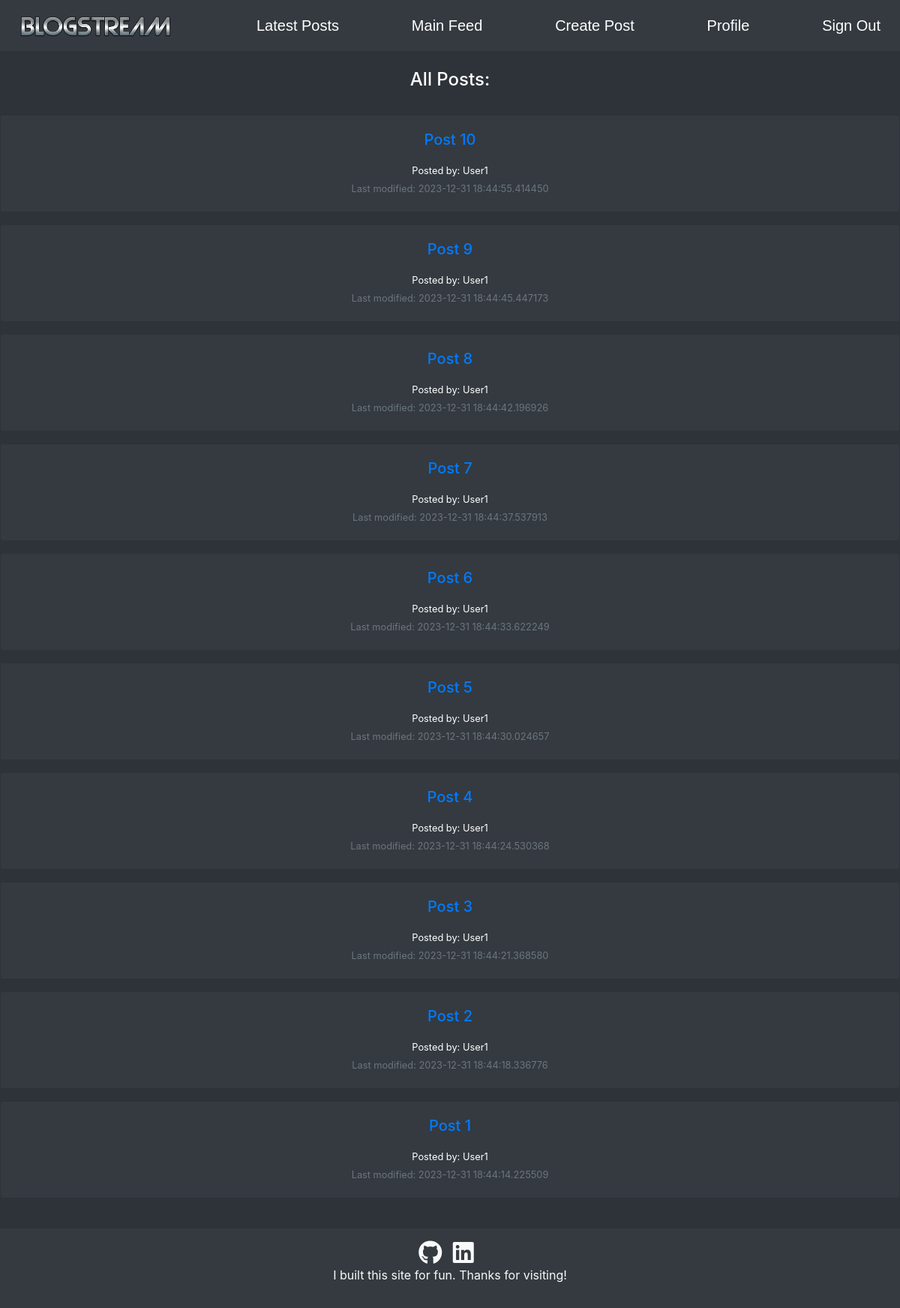
Page /feed (signed in) on the committed database.
### tables this page shows
CREATE TABLE posts(PostID INTEGER NOT NULL PRIMARY KEY, UserID INTEGER NOT NULL, Title text NOT NULL, Text text, Date text, Likes INTEGER NOT NULL);

CREATE TABLE users(UserID INTEGER NOT NULL PRIMARY KEY, Username text NOT NULL UNIQUE, Password text, About text, JoinDate text);

### app/__init__.py (the view)
@app.route("/feed")
def render_feed():
    if 'username' in session and 'userID' in session:
        return render_template("feed.html", logged_in = True, posts = get_posts())
    else:
        return redirect("/login")

### app/__init__.py (called while the page is built)
@app.route("/get_posts")
def get_posts():
    cursor = db.cursor()
    cursor.execute('SELECT p.*, u.Username FROM posts p JOIN users u ON p.UserID = u.UserID ORDER BY Date DESC')
    data = cursor.fetchall()
    if data:
        return data
    else:
        return []

### app/templates/feed.html (shortened to what this page needs)
<!DOCTYPE html>
<html>
{% extends "navbar.html" %}
{% block body %}
<body>
    <br>
    <h4 class="text-center text-white">All Posts:</h4>
    <br>
    <div>
        {% if posts %}
            {% for post in posts|sort(attribute='4')|reverse %}
            <div class="card bg-dark text-white mb-3">
                <div class="card-body text-center">
                    <h5 class="card-title mb-3"><a href="/post/{{ post[0] }}">{{ post[2] }}</a></h5>
                        <small class="text-center">Posted by: {{ post[-1] }} </small>
                        <p class="card-text"><small class="text-muted">Last modified: {{ post[4] }}</small></p>
                </div>
            </div>
            {% endfor %}
        {% else %}
        <p class="text-white text-center">There are currently no posts.</p>
        {% endif %}
    </div>
</body>
{% endblock %}

### app/static/css/main.css (style rules this page uses)
body { background-color:#2e3339; }

### rows in the picture
posts: Title "Post 10", Username "User1", Date "2023-12-31 18:44:55.414450"
posts: Title "Post 9", Username "User1", Date "2023-12-31 18:44:45.447173"
posts: Title "Post 8", Username "User1", Date "2023-12-31 18:44:42.196926"
posts: Title "Post 7", Username "User1", Date "2023-12-31 18:44:37.537913"
posts: Title "Post 6", Username "User1", Date "2023-12-31 18:44:33.622249"
posts: Title "Post 5", Username "User1", Date "2023-12-31 18:44:30.024657"
posts: Title "Post 4", Username "User1", Date "2023-12-31 18:44:24.530368"
posts: Title "Post 3", Username "User1", Date "2023-12-31 18:44:21.368580"
posts: Title "Post 2", Username "User1", Date "2023-12-31 18:44:18.336776"
posts: Title "Post 1", Username "User1", Date "2023-12-31 18:44:14.225509"
